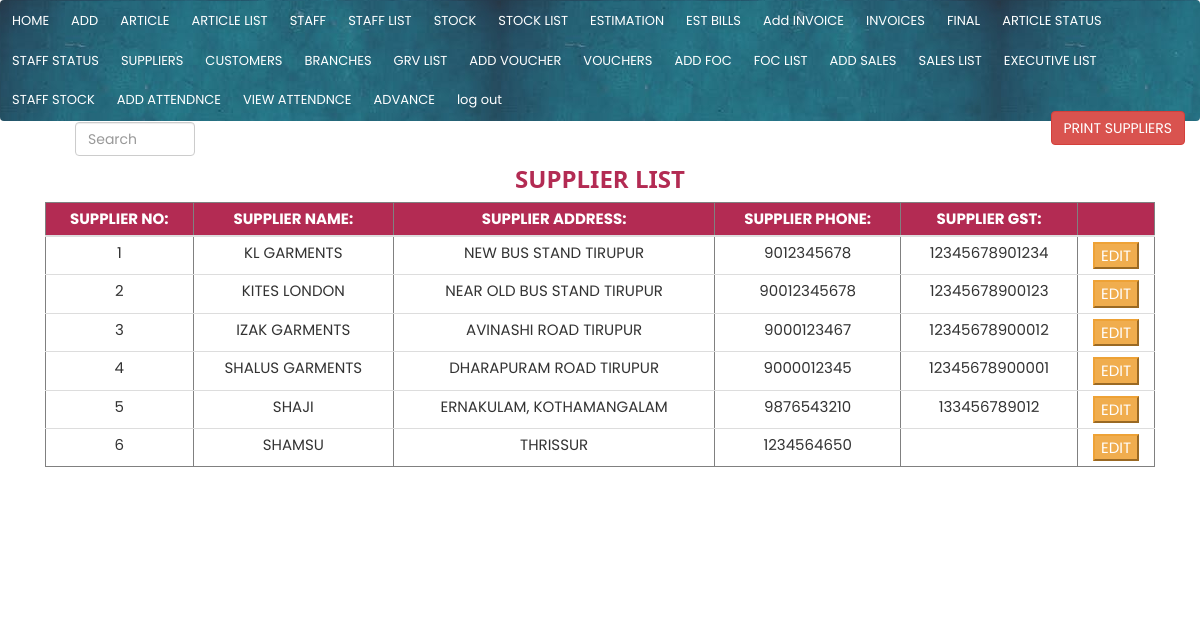
Page /view/view_supplier.php (signed in) on the committed database.
### tables this page shows
CREATE TABLE `suppliers` (
  `supplier_id` int(11) NOT NULL,
  `supplier_name` varchar(250) NOT NULL,
  `supplier_address` varchar(250) NOT NULL,
  `supplier_phone` varchar(250) NOT NULL,
  `supplier_gst` varchar(250) NOT NULL
);

### view/view_supplier.php (the view, shortened to what this page needs)
<?php
include("../main/navbar.php");
?>
<!DOCTYPE html>
<html>
<head>
</head>
<body>
  <div class="container">
    <div class="col-md-12">
    <div class="container">
    <div class="col-lg-4" ><input class="form-control" placeholder="Search" id="myInput" type="text" style="width: 10vw; *background-color: white; margin-top: 1vw; color: black;">   </div>
    <div class="col-lg-6" > </div>
    <div class="col-lg-8" style="text-align:  right;"><button class="btn btn-danger"  onclick="print_page()">PRINT SUPPLIERS</button>
    </div>
    </div>
    </div>
    <div id="printableArea"  class="col-md-12" >
      <h3 style="text-align: center;"><b>SUPPLIER LIST </b></h3>
      <table border="1" class="table-condensed table table-hover" >
        <thead >
          <tr class="table_head">
<th style="*width: 5vw;">SUPPLIER NO:</th>
<th style="*width: 5vw;">SUPPLIER NAME:</th>
<th style="*width: 5vw;">SUPPLIER ADDRESS:</th>
<th style="*width: 5vw;">SUPPLIER PHONE:</th>
<th style="*width: 5vw;">SUPPLIER GST:</th>
<th></th>
</tr>
</thead>
<tbody id="table">
  <?php
  $query=mysqli_query($conn,"SELECT * FROM `suppliers`");
  while($fetch=mysqli_fetch_array($query))
  {
   $supplier_id=$fetch["supplier_id"];
   $supplier_name=$fetch["supplier_name"];
   $supplier_address=$fetch["supplier_address"];
   $supplier_phone=$fetch["supplier_phone"];
   $supplier_gst=$fetch["supplier_gst"];
   ?>
   <tr class="table_row">
     <td onclick="delete_supplier('<?php echo $supplier_id;?>')" style="cursor: pointer;" > <?php echo $supplier_id;?> </td>
     <td style="cursor: pointer;"> <?php echo $supplier_name;?> </td>
     <td style="cursor: pointer;"> <?php echo $supplier_address;?> </td>
     <td style="cursor: pointer;"> <?php echo $supplier_phone;?> </td>
     <td style="cursor: pointer;"> <?php echo $supplier_gst;?> </td>
 <td><button class="btn-md btn-warning"> <a href="../edit/supplier_edit.php?supplier_id=<?php echo $supplier_id;?>"> EDIT</a></button></td>
   </tr>
    <?php
}
?>
</tbody>
</table>
</div>
</div>
</body>
</html>

### css/w3.css (style rules this page uses)
html { box-sizing:border-box }
*,*:before,*:after { box-sizing:inherit }
html { -ms-text-size-adjust:100%;-webkit-text-size-adjust:100% }
body { margin:0 }
a { background-color:transparent }
b,strong { font-weight:bolder }
button,input,select,textarea,optgroup { font:inherit;margin:0 }
button,input { overflow:visible }
button,select { text-transform:none }
button,[type=button],[type=reset],[type=submit] { -webkit-appearance:button }
html,body { font-family:Verdana,sans-serif;font-size:15px;line-height:1.5 }
html { overflow-x:hidden }
h3 { font-size:24px }
h1,h2,h3,h4,h5,h6 { font-family:"Segoe UI",Arial,sans-serif;font-weight:400;margin:10px 0 }
a { color:inherit }

### main/navbar.php (style rules this page uses)
body { margin:0; }

### rows in the picture
suppliers: supplier_id "1", supplier_name "KL GARMENTS", supplier_address "NEW BUS STAND TIRUPUR", supplier_phone "9012345678", supplier_gst "12345678901234"
suppliers: supplier_id "2", supplier_name "KITES LONDON", supplier_address "NEAR OLD BUS STAND TIRUPUR", supplier_phone "90012345678", supplier_gst "12345678900123"
suppliers: supplier_id "3", supplier_name "IZAK GARMENTS", supplier_address "AVINASHI ROAD TIRUPUR", supplier_phone "9000123467", supplier_gst "12345678900012"
suppliers: supplier_id "4", supplier_name "SHALUS GARMENTS", supplier_address "DHARAPURAM ROAD TIRUPUR", supplier_phone "9000012345", supplier_gst "12345678900001"
suppliers: supplier_id "5", supplier_name "SHAJI", supplier_address "ERNAKULAM, KOTHAMANGALAM", supplier_phone "9876543210", supplier_gst "133456789012"
suppliers: supplier_id "6", supplier_name "SHAMSU", supplier_address "THRISSUR", supplier_phone "1234564650"
